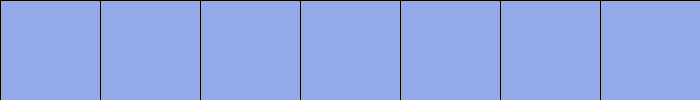
Frame 1 (no input)
Frame 60 (the mouse pressed at the canvas centre just before this capture): identical to frame 1, image omitted
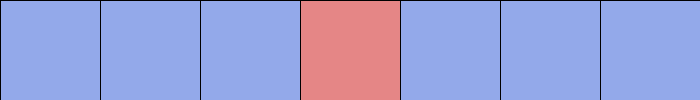
Frame 120 (the mouse held since frame 60 and released just before this capture)

The Processing sketch that drew these frames (run headless with seeded random() and noise(); from frame 60 on, the mouse is pressed at the canvas centre):

// Processing sketch: week05_5
// ── week05_5.pde
//week05-5 好玩的程式設計
int[]a={10,20,30,40,50,60,70};
int[]b={0,0,0,0,0,0,0};//陣列，決定要不要發亮
void setup(){
  size(700,100);//視窗大小
}
void draw(){
  for(int i=0; i<7; i++){//用for迴圈，逐一檢查陣列
    if(b[i]==0){//如果陣列是0
      fill(#93A9EA);//就畫藍色
      rect(i*100,0,100,100);
     }else{//否則
      fill(#E58686);//就畫紅色
      rect(i*100,0,100,100);
    }
  }
}
void mousePressed(){//mouse按下去的時候
  int i=mouseX/100;//換算座標，看是第幾個格子
  if (b[i]==0)b[i]=1;//0會變1
  else b[i]=0;//或1會變0
}
